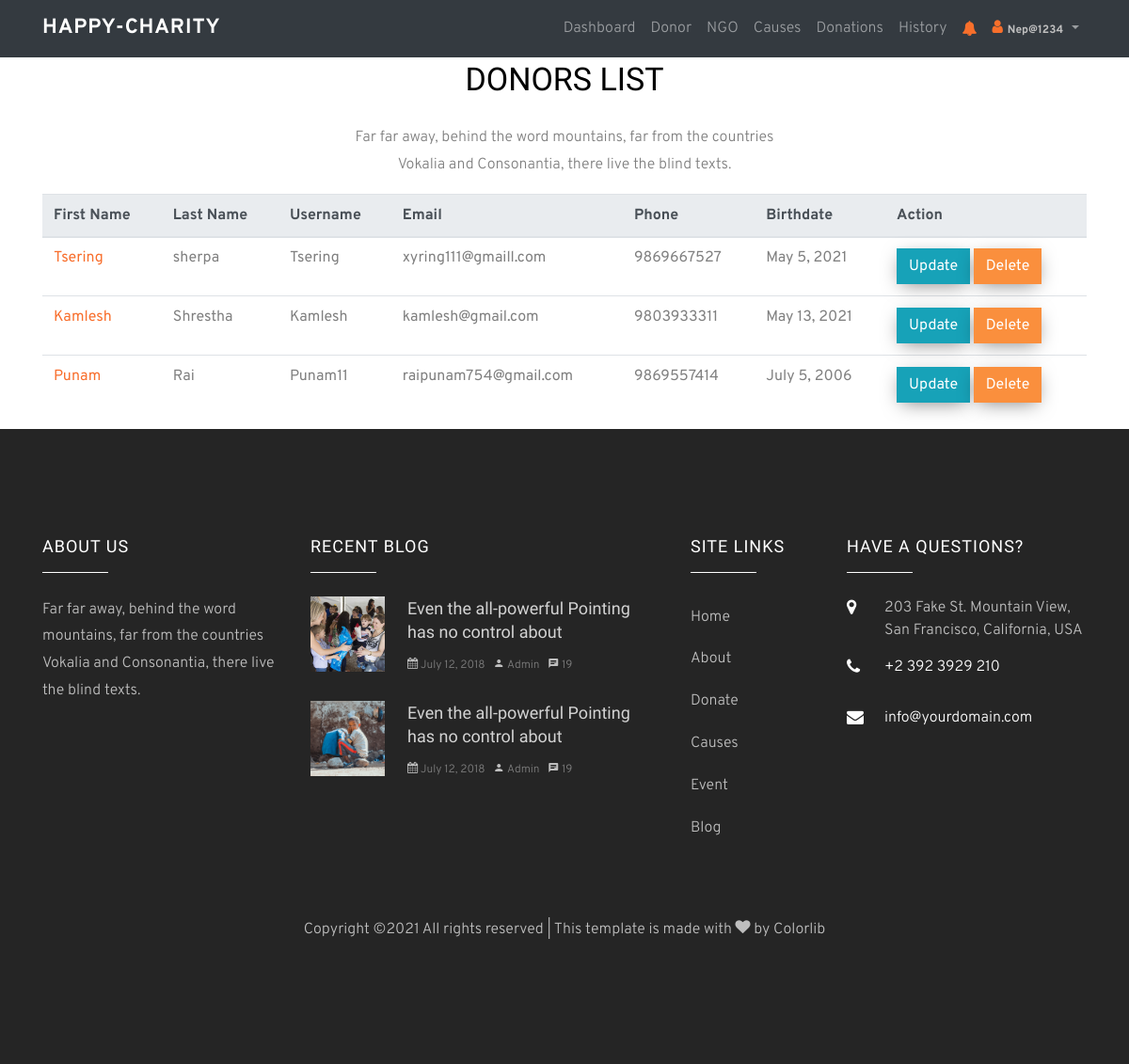
/donors/ (signed in), run on the app's committed database.
### account/models.py (models this page shows, shortened)
class CustomerProfile(models.Model):
    user = models.OneToOneField(User, on_delete=models.CASCADE)
    birthdate = models.DateField()
    phone_regex = RegexValidator(regex=r'^\+?1?\d{6,12}$',
                                 message="Phone number must be entered in the format: '+999999999'. Up to 12 digits allowed.")
    phone = models.CharField(validators=[phone_regex], max_length=15, blank=False,
                             unique=True)  # validators should be a list
    profile = models.ImageField(upload_to='donor/profile', blank=True)
    field_history = FieldHistoryTracker(['user'])

### account/views.py (the view)
# urls.py: path('donors/', views.DonorListView.as_view(), name='list_donor'),
@method_decorator(permission_required('is_superuser'), name='dispatch')
@method_decorator(login_required, name='dispatch')
class DonorListView(ListView):
    model = CustomerProfile
    template_name = 'account/donor_listview.html'
    context_object_name = 'donor'
    paginate_by = 10
    def get_context_data(self, **kwargs):
        context = super(DonorListView, self).get_context_data(**kwargs)
        donor = self.get_queryset()
        page = self.request.GET.get('page')
        paginator = Paginator(donor, self.paginate_by)
        try:
            donor = paginator.page(page)
        except PageNotAnInteger:
            donor = paginator.page(1)
        except EmptyPage:
            donor = paginator.page(paginator.num_pages)
        context['donor'] = donor
        return context

### account/templates/account/donor_listview.html (shortened to what this page needs)
{% extends 'account/basetemplates/admin_nav_base.html' %}
{% load static %}
{% block body %}
<div class="container">
    <div class="row justify-content-center mb-0 pb-7">
        <div class="col-md-5 heading-section ftco-animate text-center">
            <h2 class="mb-4">Donors list</h2>
            <p>Far far away, behind the word mountains, far from the countries Vokalia and Consonantia, there
                live the blind texts.</p>
        </div>
    </div>
    <table class="table table-hover">
        <tr>
            <thead class="thead-light">
            <tr>
                <th scope="col">First Name</th>
                <th scope="col">Last Name</th>
                <th scope="col">Username</th>
                <th scope="col">Email</th>
                <th scope="col">Phone</th>
                <th scope="col">Birthdate</th>
                <th scope="col">Action</th>
            </tr>
            </thead>
            <tbody>
            {% for item in donor %}
            <tr>
                <td><a href="{% url 'detail_donor' pk=item.id %}">{{ item.user.first_name }}</a></td>
                <td>{{ item.user.last_name }}</td>
                <td>{{ item.user.username }}</td>
                <td>{{ item.user.email }}</td>
                <td>{{ item.phone }}</td>
                <td>{{ item.birthdate }}</td>
                <td><a href="">
                    <button class="btn btn-info">Update</button>
                </a>
                    <a href="{% url 'delete_donor' pk=item.id %}">
                        <button class="btn btn-secondary">Delete</i></button>
                    </a>
                </td>
            </tr>
            {% endfor %}
            </tbody>
    </table>
</div>
{% endblock %}

### account/templates/account/basetemplates/admin_nav_base.html (shortened to what this page needs)
<html lang="en">
{% load static %}
{% load notifications_tags %}
<head>
    <link rel="stylesheet" href={% static 'css/customer/css/open-iconic-bootstrap.min.css' %}>
    <link rel="stylesheet" href={% static 'css/customer/css/animate.css' %} >
    <link rel="stylesheet" href={% static 'css/customer/css/owl.carousel.min.css' %} >
                  <link rel="stylesheet" href={% static 'css/customer/css/owl.theme.default.min.css' %} >
                  <link rel="stylesheet" href={% static 'css/customer/css/magnific-popup.css' %} >
                  <link rel="stylesheet" href={% static 'css/customer/css/aos.css' %} >
                  <link rel="stylesheet" href={% static 'css/customer/css/ionicons.min.css' %} >
                  <link rel="stylesheet" href={% static "css/customer/css/bootstrap-datepicker.css"  %} >
                  <link rel="stylesheet" href={% static 'css/customer/css/jquery.timepicker.css' %} >
                  <link rel="stylesheet" href={% static 'css/customer/css/flaticon.css' %} >
                  <link rel="stylesheet" href={% static 'css/customer/css/icomoon.css' %} >
                  <link rel="stylesheet" href={% static 'css/customer/css/style.css' %} >
                  </head>
<body>
<nav class="navbar navbar-expand-lg navbar-dark ftco_navbar bg-dark ftco-navbar-dark" id="ftco-navbar">
    <div class="container">
        {% if request.user.is_staff %}
        <a class="navbar-brand" href="{% url 'dashboard' %}">HAPPY-CHARITY</a>
        {% else %}
        <a class="navbar-brand" href="{% url 'index' %}">HAPPY-CHARITY</a>
        {% endif %}
        <div class="collapse navbar-collapse" id="ftco-nav">
            <ul class="navbar-nav ml-auto">
                {% if request.user.is_superuser %}
                <li class="nav-item"><a href="{% url 'dashboard' %}" class="nav-link">Dashboard</a></li>
                <li class="nav-item"><a href="{% url 'list_donor' %}" class="nav-link">Donor</a></li>
                <li class="nav-item"><a href="{% url 'list_ngo' %}" class="nav-link">NGO</a></li>
                <li class="nav-item"><a href="{% url 'list_cause' %}" class="nav-link">Causes</a></li>
                <li class="nav-item"><a href="{% url 'list_donation' %}" class="nav-link">Donations</a></li>
                <li class="nav-item"><a href="{% url 'list_history' %}" class="nav-link">History</a></li>
                {% endif %}
            </ul>
            {% if user.is_authenticated %}
            <ul class="navbar-nav show">
                    <li class="nav-item dropdown" role="button">
                        <a class="nav-link dropdown" href="#" id=""
                           data-toggle="dropdown"
                           aria-haspopup="true" aria-expanded="true"><i
                                class="icon icon-bell" style="color:#f86f2b;"></i></a>
                    </li>
                </ul>
                <ul class="navbar-nav">
                    <li class="nav-item dropdown">
                        <a class="nav-link dropdown-toggle" href="#" id="navbarDropdownMenuLink"
                           data-toggle="dropdown"
                           aria-haspopup="true" aria-expanded="true"><i
                                class="icon icon-user" style="color:#f86f2b;"></i><span class="badge">{{user.username}}</span></a>
                    </li>
                </ul>
            {% endif %}
        </div>
    </div>
</nav>
{% block body %}
{% endblock %}
<footer class="ftco-footer ftco-section img">
      <div class="container">
        <div class="row mb-5">
          <div class="col-md-3">
            <div class="ftco-footer-widget mb-4">
              <h2 class="ftco-heading-2">About Us</h2>
              <p>Far far away, behind the word mountains, far from the countries Vokalia and Consonantia, there live the blind texts.</p>
              <ul class="ftco-footer-social list-unstyled float-md-left float-lft mt-5">
              </ul>
            </div>
          </div>
          <div class="col-md-4">
            <div class="ftco-footer-widget mb-4">
              <h2 class="ftco-heading-2">Recent Blog</h2>
              <div class="block-21 mb-4 d-flex">
                <a class="blog-img mr-4" style="background-image: url(images/image_1.jpg);"></a>
                <div class="text">
                  <h3 class="heading"><a href="#">Even the all-powerful Pointing has no control about</a></h3>
                  <div class="meta">
                    <div><a href="#"><span class="icon-calendar"></span> July 12, 2018</a></div>
                    <div><a href="#"><span class="icon-person"></span> Admin</a></div>
                    <div><a href="#"><span class="icon-chat"></span> 19</a></div>
                  </div>
                </div>
              </div>
              <div class="block-21 mb-4 d-flex">
                <a class="blog-img mr-4" style="background-image: url(images/image_2.jpg);"></a>
                <div class="text">
                  <h3 class="heading"><a href="#">Even the all-powerful Pointing has no control about</a></h3>
                  <div class="meta">
                    <div><a href="#"><span class="icon-calendar"></span> July 12, 2018</a></div>
                    <div><a href="#"><span class="icon-person"></span> Admin</a></div>
                    <div><a href="#"><span class="icon-chat"></span> 19</a></div>
                  </div>
                </div>
              </div>
            </div>
          </div>
          <div class="col-md-2">
             <div class="ftco-footer-widget mb-4 ml-md-4">
              <h2 class="ftco-heading-2">Site Links</h2>
              <ul class="list-unstyled">
                <li><a href="#" class="py-2 d-block">Home</a></li>
                <li><a href="#" class="py-2 d-block">About</a></li>
                <li><a href="#" class="py-2 d-block">Donate</a></li>
                <li><a href="#" class="py-2 d-block">Causes</a></li>
                <li><a href="#" class="py-2 d-block">Event</a></li>
                <li><a href="#" class="py-2 d-block">Blog</a></li>
              </ul>
            </div>
          </div>
          <div class="col-md-3">
            <div class="ftco-footer-widget mb-4">
            	<h2 class="ftco-heading-2">Have a Questions?</h2>
            	<div class="block-23 mb-3">
	              <ul>
	                <li><span class="icon icon-map-marker"></span><span class="text">203 Fake St. Mountain View, San Francisco, California, USA</span></li>
	                <li><a href="#"><span class="icon icon-phone"></span><span class="text">+2 392 3929 210</span></a></li>
	                <li><a href="#"><span class="icon icon-envelope"></span><span class="text">info@yourdomain.com</span></a></li>
	              </ul>
	            </div>
            </div>
          </div>
        </div>
        <div class="row">
          <div class="col-md-12 text-center">
            <p>
  Copyright &copy;<script>document.write(new Date().getFullYear());</script> All rights reserved | This template is made with <i class="icon-heart" aria-hidden="true"></i> by <a href="https://colorlib.com" target="_blank">Colorlib</a>
  </p>
          </div>
        </div>
      </div>
    </footer>
</body>
</html>

### static/css/customer/css/icomoon.css (style rules this page uses)
[class^="icon-"], [class*=" icon-"] { font-family: 'icomoon' !important; speak: none; font-style: normal; font-weight: normal; font-variant: normal; text-transform: none; line-height: 1; -webkit-font-smoothing: antialiased; -moz-osx-font-smoothing: grayscale; }
.icon-heart:before { content: "\f004"; }
.icon-user:before { content: "\f007"; }
.icon-map-marker:before { content: "\f041"; }
.icon-calendar:before { content: "\f073"; }
.icon-phone:before { content: "\f095"; }
.icon-envelope:before { content: "\f0e0"; }
.icon-bell:before { content: "\f0f3"; }
.icon-chat:before { content: "\e0b7"; }
.icon-person:before { content: "\e7fd"; }

### data on the page
CustomerProfile: user.first_name "Tsering", user.last_name "sherpa", user.username "Tsering", user.email "xyring111@gmaill.com", phone "9869667527", birthdate "May 5, 2021"
CustomerProfile: user.first_name "Kamlesh", user.last_name "Shrestha", user.username "Kamlesh", user.email "kamlesh@gmail.com", phone "9803933311", birthdate "May 13, 2021"
CustomerProfile: user.first_name "Punam", user.last_name "Rai", user.username "Punam11", user.email "raipunam754@gmail.com", phone "9869557414", birthdate "July 5, 2006"

### other printed values
{{ user.username }} "Nep@1234"
